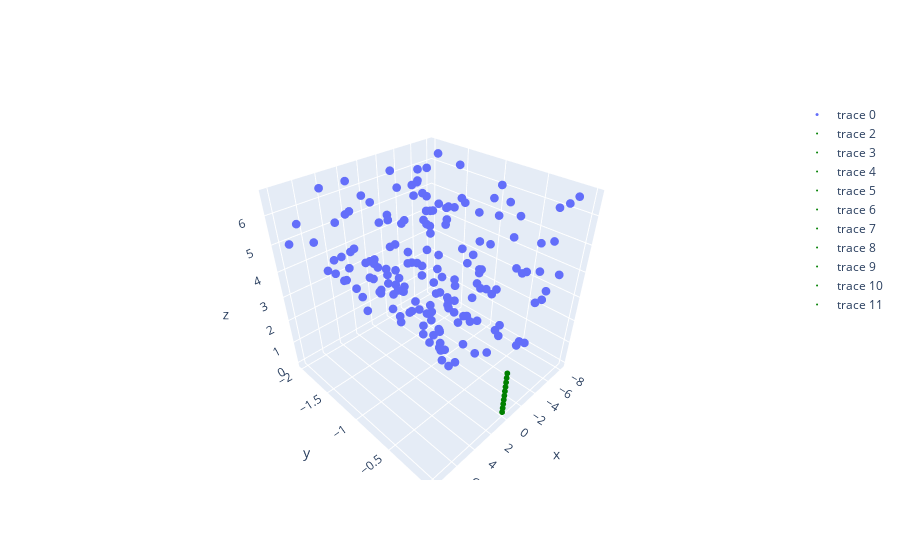

Write notebook code for a chart like this one.
### Code cell
x_coords = [point[0] for point in triangulated_points['position']]  
y_coords = [point[1] for point in triangulated_points['position']]
z_coords = [point[2] for point in triangulated_points['position']]


fig = go.Figure()
fig.add_trace(go.Scatter3d(x=x_coords, y=y_coords, z=z_coords, mode='markers', marker=dict(size=3)))

x_coors_1 = [point[0] for point in first_triangulation['position']]
y_coors_1 = [point[1] for point in first_triangulation['position']]
z_coors_1 = [point[2] for point in first_triangulation['position']]

fig.add_trace(go.Scatter3d(x=x_coors_1, y=y_coors_1, z=z_coors_1, mode='markers', marker=dict(size=1, color='yellow')))

for pose in poses:
    fig.add_trace(go.Scatter3d(x=[pose[0, 3]], y=[pose[1, 3]], z=[pose[2, 3]], mode='markers', marker=dict(size=2, color='green')))

fig.show()

### Figure 1 — Plotly figure (JSON) as saved in the notebook; plotly's stock layout.template omitted (floating-point values rounded to 4 significant figures; data arrays with more than 128 entries replaced by an {"elided": "..."} marker saying what was removed)
{"data": [{"marker": {"size": 3}, "mode": "markers", "type": "scatter3d", "x": {"elided": "171 float values"}, "y": {"elided": "171 float values"}, "z": {"elided": "171 float values"}}, {"marker": {"color": "yellow", "size": 1}, "mode": "markers", "type": "scatter3d", "x": [], "y": [], "z": []}, {"marker": {"color": "green", "size": 2}, "mode": "markers", "type": "scatter3d", "x": [0], "y": [0], "z": [0]}, {"marker": {"color": "green", "size": 2}, "mode": "markers", "type": "scatter3d", "x": [0], "y": [0], "z": [0.2004]}, {"marker": {"color": "green", "size": 2}, "mode": "markers", "type": "scatter3d", "x": [0], "y": [0], "z": [0.4008]}, {"marker": {"color": "green", "size": 2}, "mode": "markers", "type": "scatter3d", "x": [0], "y": [0], "z": [0.6013]}, {"marker": {"color": "green", "size": 2}, "mode": "markers", "type": "scatter3d", "x": [0], "y": [0], "z": [0.8017]}, {"marker": {"color": "green", "size": 2}, "mode": "markers", "type": "scatter3d", "x": [0], "y": [0], "z": [1.002]}, {"marker": {"color": "green", "size": 2}, "mode": "markers", "type": "scatter3d", "x": [0], "y": [0], "z": [1.203]}, {"marker": {"color": "green", "size": 2}, "mode": "markers", "type": "scatter3d", "x": [0], "y": [0], "z": [1.403]}, {"marker": {"color": "green", "size": 2}, "mode": "markers", "type": "scatter3d", "x": [0], "y": [0], "z": [1.603]}, {"marker": {"color": "green", "size": 2}, "mode": "markers", "type": "scatter3d", "x": [0], "y": [0], "z": [1.803]}], "layout": {}}
